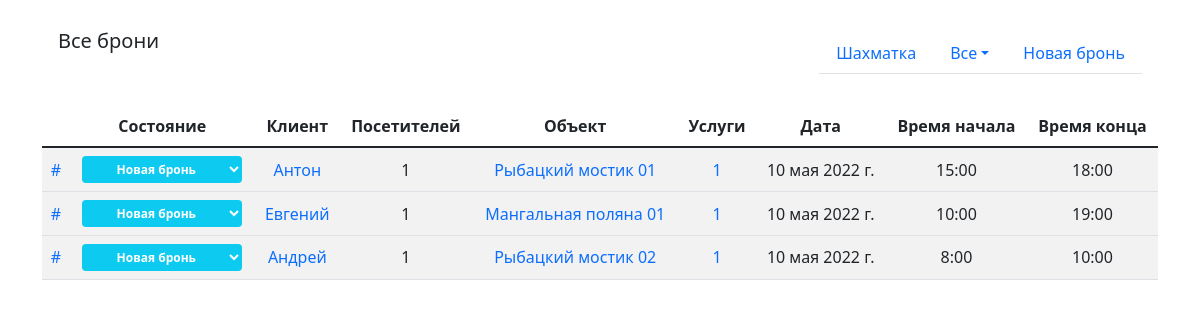
Page /chess/employee/ (signed in) on the earlier database version.
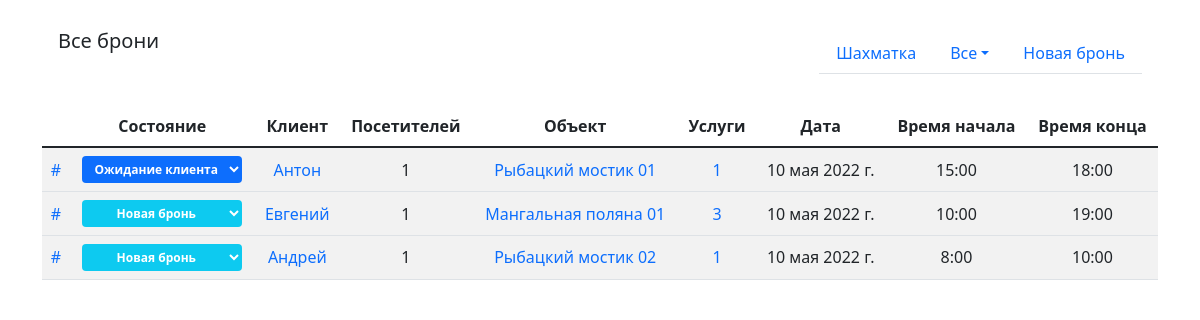
Same page on the later database version.
### chess_spreadsheet/models.py (models this page shows, shortened)
class Booking(models.Model):
    STATUS_CHOICES = [
        ('1', 'Новая бронь'),
        ('2', 'Ожидание клиента'),
        ('3', 'Клиент приехал'),
        ('4', 'Клиент уехал'),
        ('5', 'Отмена'),
    ]
    status = models.CharField(
        max_length=20, choices=STATUS_CHOICES, default='1'
    )
    client = models.ForeignKey(
        Client,
        on_delete=models.PROTECT,
        verbose_name='Клиент',
        related_name='booking'
    )
    customers_count = models.IntegerField(
        'Количество посетителей',
        default=1
    )
    object = models.ForeignKey(
        Object,
        on_delete=models.SET_NULL,
        null=True,
        verbose_name='Объект',
        related_name='booking'
    )
    services = models.ManyToManyField(
        Service,
        verbose_name='Доп. услуги',
        related_name='booking',
        blank=True
    )
    date = models.DateField(
        'Дата брони'
    )
    time_from = models.TimeField(
        'Время начала брони'
    )
    time_to = models.TimeField(
        'Время конца брони'
    )
    pub_date = models.DateTimeField(
        'Дата бронирования',
        auto_now_add=True
    )
    self = models.ForeignKey(
        'self',
        on_delete=models.DO_NOTHING,
        related_name='booking',
        null=True,
        blank=True
    )

class Client(models.Model):
    name = models.CharField('Имя', max_length=200)
    phone_number = PhoneNumberField(
        unique=True,
        verbose_name='Номер телефона'
    )
    email = models.EmailField(
        'Почта',
        null=True,
        blank=True
    )
    self = models.ForeignKey(
        'self',
        on_delete=models.DO_NOTHING,
        related_name='client',
        null=True,
        blank=True
    )
    def __str__(self):
        return self.name

class Object(models.Model):
    title = models.CharField('Название', max_length=50)
    price = models.IntegerField('Цена')
    description = models.TextField('Описание', blank=True, default='')
    self = models.ForeignKey(
        'self',
        on_delete=models.DO_NOTHING,
        related_name='object',
        null=True,
        blank=True
    )

### chess_spreadsheet/views.py (the view)
# urls.py: path('employee/', views.employee_window, name='employee'),
@login_required
def employee_window(request):
    context = {
        'bookings': Booking.objects.all()
    }
    return render(request, 'chess_spreadsheet/employee_window.html', context)

### templates/chess_spreadsheet/employee_window.html (shortened to what this page needs)
{% extends 'chess_base.html' %}
{% block header_brand %}
    Все брони
{% endblock %}
{% block content %}
    {% include 'includes/bookings_table.html' %}
{% endblock %}

### templates/includes/bookings_table.html (shortened to what this page needs)
{% if bookings %}
    <div class="table-responsive">
        <table class="table table-striped">
            <thead class="text-center">
                <tr>
                    <th></th>
                    <th scope="col">Состояние</th>
                    <th scope="col">Клиент</th>
                    <th scope="col">Посетителей</th>
                    <th scope="col">Объект</th>
                    <th scope="col">Услуги</th>
                    <th scope="col">Дата</th>
                    <th scope="col">Время начала</th>
                    <th scope="col">Время конца</th>
                </tr>
            </thead>
            <tbody class="align-middle text-center">
                {% for booking in bookings %}
                    <tr>
                        <td>
                            <a style="text-decoration:none;" href="{% url 'chess:booking_detail' booking.pk %}">#</a>
                        </td>
                        <td>
                            <select onchange="set_booking_status(this, {{ booking.pk }});">
                                {% for option in booking.STATUS_CHOICES %}
                                    <option value="{{ option.0 }}" {% if booking.status == option.0 %} selected {% endif %}>
                                        {{ option.1 }}
                                    </option>
                                {% endfor %}
                            </select>
                        </td>
                        <td>
                            <a style="text-decoration:none;" href="{% url 'chess:client_detail' booking.client.pk %}"> {{ booking.client }} </a>
                        </td>
                        <td> {{ booking.customers_count }} </td>
                        <td>
                            <a style="text-decoration:none;" href="{% url 'chess:object_detail' booking.object.pk %}"> {{ booking.object.title }} </a>
                        </td>
                        {% with services=booking.services.all id=booking.pk %}
                            <td><a style="text-decoration:none;" href="#" data-bs-toggle="modal" data-bs-target="#servicesModal{{ id }}">
                                {{ services.count }}
                            </a></td>
                        {% endwith %}
                        <td>{{ booking.date }}</td>
                        <td>{{ booking.time_from }}</td>
                        <td>{{ booking.time_to }}</td>
                    <tr>
                {% endfor %}
            </tbody>
        </table>
    </div>
{% else %}
    <h3 class="lead">Броней нет</h3>
{% endif %}

Differences in the rows shown:
changed Booking "Антон": status+id "Новая бронь" → "Ожидание клиента"
computed for Booking "Евгений": services.all.count "1" → "3"
